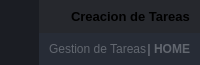
        <widget class="QFrame" name="frame_top">
         <property name="minimumSize">
          <size>
           <width>0</width>
           <height>65</height>
          </size>
         </property>
         <property name="maximumSize">
          <size>
           <width>16777215</width>
           <height>65</height>
          </size>
         </property>
         <property name="styleSheet">
          <string notr="true">background-color: transparent;</string>
         </property>
         <property name="frameShape">
          <enum>QFrame::NoFrame</enum>
         </property>
         <property name="frameShadow">
          <enum>QFrame::Raised</enum>
         </property>
         <layout class="QHBoxLayout" name="horizontalLayout_3">
          <property name="spacing">
           <number>0</number>
          </property>
          <property name="leftMargin">
           <number>0</number>
          </property>
          <property name="topMargin">
           <number>0</number>
          </property>
          <property name="rightMargin">
           <number>0</number>
          </property>
          <property name="bottomMargin">
           <number>0</number>
          </property>
          <item>
           <widget class="QFrame" name="frame_toggle">
            <property name="maximumSize">
             <size>
              <width>70</width>
              <height>16777215</height>
             </size>
            </property>
            <property name="styleSheet">
             <string notr="true">background-color: rgb(27, 29, 35);</string>
            </property>
            <property name="frameShape">
             <enum>QFrame::NoFrame</enum>
            </property>
            <property name="frameShadow">
             <enum>QFrame::Raised</enum>
            </property>
            <layout class="QVBoxLayout" name="verticalLayout_3">
             <property name="spacing">
              <number>0</number>
             </property>
             <property name="leftMargin">
              <number>0</number>
             </property>
             <property name="topMargin">
              <number>0</number>
             </property>
             <property name="rightMargin">
              <number>0</number>
             </property>
             <property name="bottomMargin">
              <number>0</number>
             </property>
             <item>
              <widget class="QPushButton" name="btn_toggle_menu">
               <property name="sizePolicy">
                <sizepolicy hsizetype="Expanding" vsizetype="Expanding">
                 <horstretch>0</horstretch>
                 <verstretch>0</verstretch>
                </sizepolicy>
               </property>
               <property name="styleSheet">
                <string notr="true">QPushButton {
	background-image: url(:/24x24/icons/24x24/cil-menu.png);
	background-position: center;
	background-repeat: no-reperat;
	border: none;
	background-color: rgb(27, 29, 35);
}
QPushButton:hover {
	background-color: rgb(33, 37, 43);
}
QPushButton:pressed {	
	background-color: rgb(85, 170, 255);
}</string>
               </property>
               <property name="text">
                <string/>
               </property>
              </widget>
             </item>
            </layout>
           </widget>
          </item>
          <item>
           <widget class="QFrame" name="frame_top_right">
            <property name="styleSheet">
             <string notr="true">background: transparent;</string>
            </property>
            <property name="frameShape">
             <enum>QFrame::NoFrame</enum>
            </property>
            <property name="frameShadow">
             <enum>QFrame::Raised</enum>
            </property>
            <layout class="QVBoxLayout" name="verticalLayout_2">
             <property name="spacing">
              <number>0</number>
             </property>
             <property name="leftMargin">
              <number>0</number>
             </property>
             <property name="topMargin">
              <number>0</number>
             </property>
             <property name="rightMargin">
              <number>0</number>
             </property>
             <property name="bottomMargin">
              <number>0</number>
             </property>
             <item>
              <widget class="QFrame" name="frame_top_btns">
               <property name="maximumSize">
                <size>
                 <width>16777215</width>
                 <height>42</height>
                </size>
               </property>
               <property name="styleSheet">
                <string notr="true">background-color: rgba(27, 29, 35, 200)</string>
               </property>
               <property name="frameShape">
                <enum>QFrame::NoFrame</enum>
               </property>
               <property name="frameShadow">
                <enum>QFrame::Raised</enum>
               </property>
               <layout class="QHBoxLayout" name="horizontalLayout_4">
                <property name="spacing">
                 <number>0</number>
                </property>
                <property name="leftMargin">
                 <number>0</number>
                </property>
                <property name="topMargin">
                 <number>0</number>
                </property>
                <property name="rightMargin">
                 <number>0</number>
                </property>
                <property name="bottomMargin">
                 <number>0</number>
                </property>
                <item>
                 <widget class="QFrame" name="frame_label_top_btns">
                  <property name="sizePolicy">
                   <sizepolicy hsizetype="Expanding" vsizetype="Preferred">
                    <horstretch>0</horstretch>
                    <verstretch>0</verstretch>
                   </sizepolicy>
                  </property>
                  <property name="frameShape">
                   <enum>QFrame::NoFrame</enum>
                  </property>
                  <property name="frameShadow">
                   <enum>QFrame::Raised</enum>
                  </property>
                  <layout class="QHBoxLayout" name="horizontalLayout_10">
                   <property name="spacing">
                    <number>0</number>
                   </property>
                   <property name="leftMargin">
                    <number>5</number>
                   </property>
                   <property name="topMargin">
                    <number>0</number>
                   </property>
                   <property name="rightMargin">
                    <number>10</number>
                   </property>
                   <property name="bottomMargin">
                    <number>0</number>
                   </property>
                   <item>
                    <widget class="QFrame" name="frame_icon_top_bar">
                     <property name="maximumSize">
                      <size>
                       <width>30</width>
                       <height>30</height>
                      </size>
                     </property>
                     <property name="styleSheet">
                      <string notr="true">background: transparent;
background-image: url(:/16x16/icons/16x16/cil-terminal.png);
background-position: center;
background-repeat: no-repeat;
</string>
                     </property>
                     <property name="frameShape">
                      <enum>QFrame::StyledPanel</enum>
                     </property>
                     <property name="frameShadow">
                      <enum>QFrame::Raised</enum>
                     </property>
                    </widget>
                   </item>
                   <item>
                    <widget class="QLabel" name="label_title_bar_top">
                     <property name="font">
                      <font>
                       <family>Segoe UI</family>
                       <pointsize>10</pointsize>
                       <weight>75</weight>
                       <bold>true</bold>
                      </font>
                     </property>
                     <property name="styleSheet">
                      <string notr="true">background: transparent;
</string>
                     </property>
                     <property name="text">
                      <string>Creacion de Tareas</string>
                     </property>
                    </widget>
                   </item>
                  </layout>
                 </widget>
                </item>
                <item alignment="Qt::AlignRight">
                 <widget class="QFrame" name="frame_btns_right">
                  <property name="sizePolicy">
                   <sizepolicy hsizetype="Expanding" vsizetype="Preferred">
                    <horstretch>0</horstretch>
                    <verstretch>0</verstretch>
                   </sizepolicy>
                  </property>
                  <property name="maximumSize">
                   <size>
                    <width>120</width>
                    <height>16777215</height>
                   </size>
                  </property>
                  <property name="frameShape">
                   <enum>QFrame::NoFrame</enum>
                  </property>
                  <property name="frameShadow">
                   <enum>QFrame::Raised</enum>
                  </property>
                  <layout class="QHBoxLayout" name="horizontalLayout_5">
                   <property name="spacing">
                    <number>0</number>
                   </property>
                   <property name="leftMargin">
                    <number>0</number>
                   </property>
                   <property name="topMargin">
                    <number>0</number>
                   </property>
                   <property name="rightMargin">
                    <number>0</number>
                   </property>
                   <property name="bottomMargin">
                    <number>0</number>
                   </property>
                  </layout>
                 </widget>
                </item>
               </layout>
              </widget>
             </item>
             <item>
              <widget class="QFrame" name="frame_top_info">
               <property name="maximumSize">
                <size>
                 <width>16777215</width>
                 <height>65</height>
                </size>
               </property>
               <property name="styleSheet">
                <string notr="true">background-color: rgb(39, 44, 54);</string>
               </property>
               <property name="frameShape">
                <enum>QFrame::NoFrame</enum>
               </property>
               <property name="frameShadow">
                <enum>QFrame::Raised</enum>
               </property>
               <layout class="QHBoxLayout" name="horizontalLayout_8">
                <property name="spacing">
                 <number>0</number>
                </property>
                <property name="leftMargin">
                 <number>10</number>
                </property>
                <property name="topMargin">
                 <number>0</number>
                </property>
                <property name="rightMargin">
                 <number>10</number>
                </property>
                <property name="bottomMargin">
                 <number>0</number>
                </property>
                <item>
                 <widget class="QLabel" name="label_top_info_1">
                  <property name="maximumSize">
                   <size>
                    <width>16777215</width>
                    <height>15</height>
                   </size>
                  </property>
                  <property name="font">
                   <font>
                    <family>Segoe UI</family>
                   </font>
                  </property>
                  <property name="styleSheet">
                   <string notr="true">color: rgb(98, 103, 111); </string>
                  </property>
                  <property name="text">
                   <string>Gestion de Tareas</string>
                  </property>
                 </widget>
                </item>
                <item>
                 <widget class="QLabel" name="label_top_info_2">
                  <property name="minimumSize">
                   <size>
                    <width>0</width>
                    <height>0</height>
                   </size>
                  </property>
                  <property name="maximumSize">
                   <size>
                    <width>250</width>
                    <height>20</height>
                   </size>
                  </property>
                  <property name="font">
                   <font>
                    <family>Segoe UI</family>
                    <weight>75</weight>
                    <bold>true</bold>
                   </font>
                  </property>
                  <property name="styleSheet">
                   <string notr="true">color: rgb(98, 103, 111);</string>
                  </property>
                  <property name="text">
                   <string>| HOME</string>
                  </property>
                  <property name="alignment">
                   <set>Qt::AlignRight|Qt::AlignTrailing|Qt::AlignVCenter</set>
                  </property>
                 </widget>
                </item>
               </layout>
              </widget>
             </item>
            </layout>
           </widget>
          </item>
         </layout>
        </widget>
